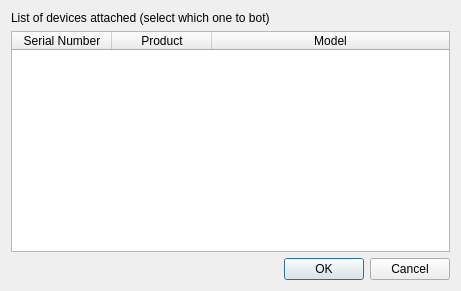
<?xml version="1.0" encoding="UTF-8"?>
<ui version="4.0">
 <class>AndroidDialog</class>
 <widget class="QDialog" name="AndroidDialog">
  <property name="geometry">
   <rect>
    <x>0</x>
    <y>0</y>
    <width>461</width>
    <height>291</height>
   </rect>
  </property>
  <property name="windowTitle">
   <string>Android Devices</string>
  </property>
  <property name="windowIcon">
   <iconset resource="../res/gui.qrc">
    <normaloff>:/gui/logo_v2.png</normaloff>:/gui/logo_v2.png</iconset>
  </property>
  <layout class="QVBoxLayout" name="verticalLayout">
   <item>
    <widget class="QLabel" name="label">
     <property name="text">
      <string>List of devices attached (select which one to bot)</string>
     </property>
    </widget>
   </item>
   <item>
    <widget class="QTableWidget" name="attached_devices">
     <property name="editTriggers">
      <set>QAbstractItemView::NoEditTriggers</set>
     </property>
     <property name="alternatingRowColors">
      <bool>false</bool>
     </property>
     <property name="selectionMode">
      <enum>QAbstractItemView::SingleSelection</enum>
     </property>
     <property name="selectionBehavior">
      <enum>QAbstractItemView::SelectRows</enum>
     </property>
     <property name="columnCount">
      <number>3</number>
     </property>
     <attribute name="horizontalHeaderCascadingSectionResizes">
      <bool>false</bool>
     </attribute>
     <attribute name="horizontalHeaderHighlightSections">
      <bool>false</bool>
     </attribute>
     <attribute name="horizontalHeaderShowSortIndicator" stdset="0">
      <bool>false</bool>
     </attribute>
     <attribute name="horizontalHeaderStretchLastSection">
      <bool>true</bool>
     </attribute>
     <attribute name="verticalHeaderVisible">
      <bool>false</bool>
     </attribute>
     <attribute name="verticalHeaderStretchLastSection">
      <bool>false</bool>
     </attribute>
     <column>
      <property name="text">
       <string>Serial Number</string>
      </property>
     </column>
     <column>
      <property name="text">
       <string>Product</string>
      </property>
     </column>
     <column>
      <property name="text">
       <string>Model</string>
      </property>
     </column>
    </widget>
   </item>
   <item>
    <widget class="QDialogButtonBox" name="button_box">
     <property name="standardButtons">
      <set>QDialogButtonBox::Cancel|QDialogButtonBox::Ok</set>
     </property>
    </widget>
   </item>
  </layout>
 </widget>
 <resources>
  <include location="../res/gui.qrc"/>
 </resources>
 <connections/>
</ui>
